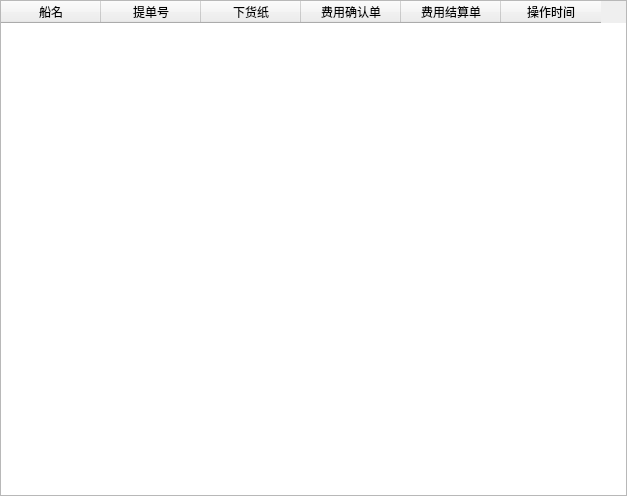
<?xml version="1.0" encoding="UTF-8"?>
<ui version="4.0">
 <class>Form</class>
 <widget class="QWidget" name="Form">
  <property name="geometry">
   <rect>
    <x>0</x>
    <y>0</y>
    <width>627</width>
    <height>496</height>
   </rect>
  </property>
  <property name="sizePolicy">
   <sizepolicy hsizetype="Expanding" vsizetype="Expanding">
    <horstretch>0</horstretch>
    <verstretch>0</verstretch>
   </sizepolicy>
  </property>
  <property name="windowTitle">
   <string>Form</string>
  </property>
  <layout class="QHBoxLayout" name="horizontalLayout">
   <property name="spacing">
    <number>0</number>
   </property>
   <property name="leftMargin">
    <number>0</number>
   </property>
   <property name="topMargin">
    <number>0</number>
   </property>
   <property name="rightMargin">
    <number>0</number>
   </property>
   <property name="bottomMargin">
    <number>0</number>
   </property>
   <item>
    <widget class="QTableWidget" name="tableWidget">
     <property name="font">
      <font>
       <family>微软雅黑</family>
      </font>
     </property>
     <column>
      <property name="text">
       <string>船名</string>
      </property>
     </column>
     <column>
      <property name="text">
       <string>提单号</string>
      </property>
     </column>
     <column>
      <property name="text">
       <string>下货纸</string>
      </property>
     </column>
     <column>
      <property name="text">
       <string>费用确认单</string>
      </property>
     </column>
     <column>
      <property name="text">
       <string>费用结算单</string>
      </property>
     </column>
     <column>
      <property name="text">
       <string>操作时间</string>
      </property>
     </column>
    </widget>
   </item>
  </layout>
 </widget>
 <resources/>
 <connections/>
</ui>
